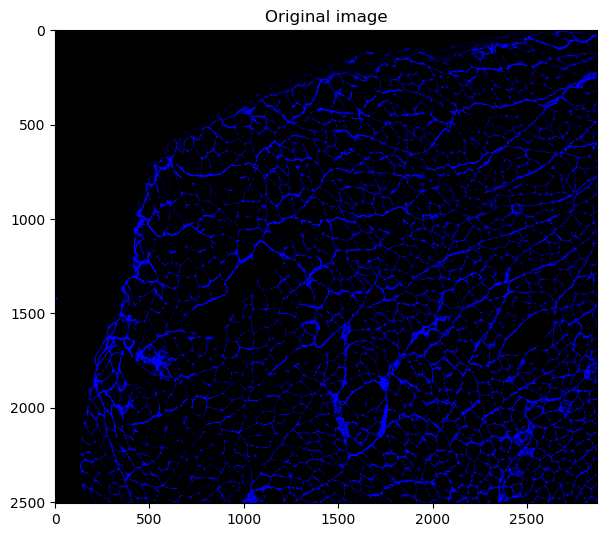
#> input picture kens_tinkering/Python_code/base_file_st-original_imagering.png, 610 x 537 px
$ python -i image_processing.py   (imports and definitions only)
#> lines starting #> are read from the running program, lines starting #| are printed output that depends on the picture; after the words box and inside, x2 and y2 are one past the last pixel; in counts of white or black regions, pixels touching at a corner belong together
#> in raw_image_file_to_labeled_image, im is the input picture: shape (537, 610, 3); mean B, G, R 73.5, 53.3, 53.3
# -*- coding: utf-8 -*-
"""
Created on Fri Apr 19 14:53:42 2019

@author: kscamp3
"""
import scipy as sp
import numpy as np
from skimage.color import rgb2gray
from skimage.util import invert

def kens_test():
    a = 1

def return_gray_scale_image(rgb_image):
    # converts a color image to a gray-scale image
    return rgb2gray(rgb_image)
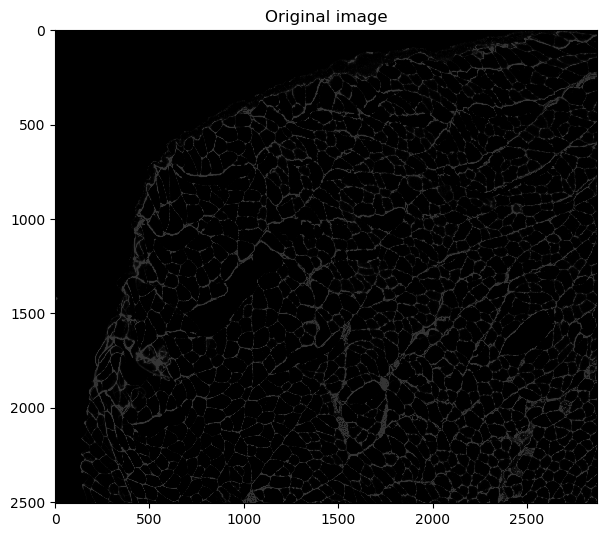
#> returned value: shape (537, 610) float64; min 0, max 1, mean 0.226

def normalize_gray_scale_image(gray_image):
    # normalizes a gray-scale image between 0 and 1
    norm_image = gray_image - np.amin(gray_image)
    norm_image = norm_image / np.amax(norm_image)
    return norm_image

def saturate_gray_scale_image(gray_image, x):
    # saturates a gray-scale image so that x% of pixels are at low or high
#> called with x = 5
    from skimage.exposure import rescale_intensity

    lo, hi = np.percentile(gray_image, (x, 100-x))
#> lo = 0; hi = 1
    sat_im = rescale_intensity(gray_image, in_range=(lo, hi))
    return sat_im

def apply_Frangi_filter(im):
    # applies a Frangi filter to detect edges
    from skimage.filters import frangi

    im = 255.0 * im
#> im: shape (537, 610) float64

    im_out = frangi(invert(im),
                    scale_range = (1, 4))
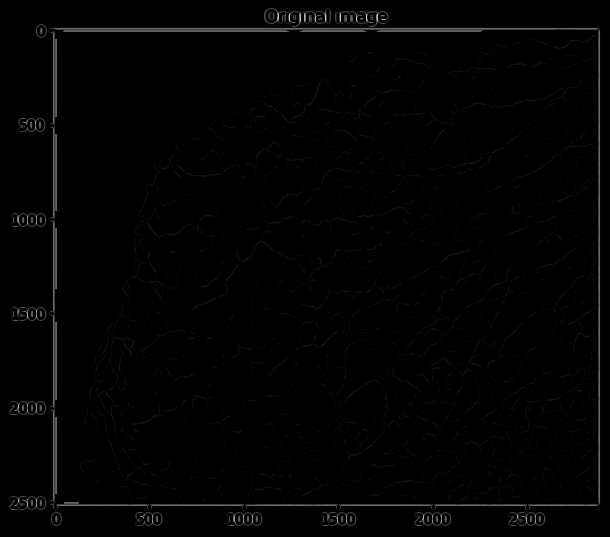
#> im_out: shape (537, 610) float64; min 0, max 0.805, mean 0.0111

    return im_out

def otsu_threshold(gray_image):
    # implements an otsu threshold
    from skimage.filters import threshold_otsu

    thresh = threshold_otsu(gray_image)
#> thresh = 0.168
    im_binary = gray_image > thresh
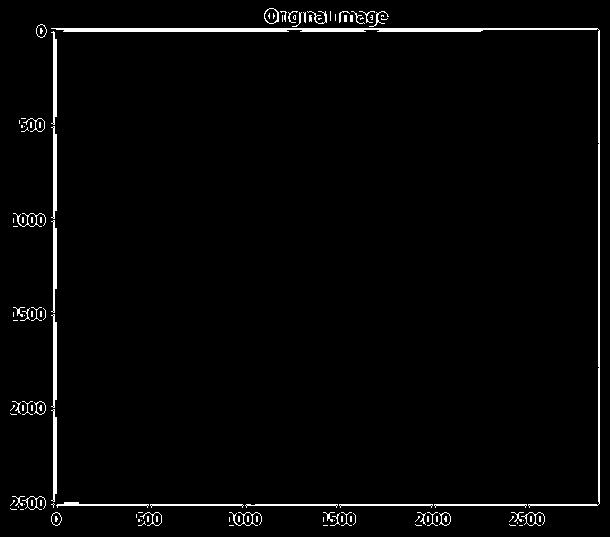
#> im_binary: shape (537, 610) bool; 2.3% white; 120 white regions (75 under 20 px), largest, box (x1, y1, x2, y2) and area: (51, 28, 600, 508) 2958, (51, 31, 57, 125) 346, (51, 314, 57, 408) 346
#> (the run stopped early here; a loop or call above may not have finished)
